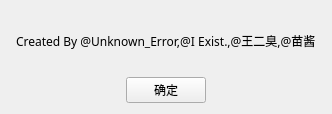
<?xml version="1.0" encoding="UTF-8"?>
<ui version="4.0">
 <class>FtpAbout</class>
 <widget class="QWidget" name="FtpAbout">
  <property name="geometry">
   <rect>
    <x>0</x>
    <y>0</y>
    <width>332</width>
    <height>114</height>
   </rect>
  </property>
  <property name="font">
   <font>
    <family>微软雅黑</family>
   </font>
  </property>
  <property name="windowTitle">
   <string>关于</string>
  </property>
  <layout class="QVBoxLayout" name="verticalLayout_2">
   <item>
    <layout class="QVBoxLayout" name="verticalLayout">
     <item alignment="Qt::AlignHCenter">
      <widget class="QLabel" name="label">
       <property name="font">
        <font>
         <family>微软雅黑</family>
        </font>
       </property>
       <property name="text">
        <string>Created By @Unknown_Error,@I Exist.,@王二臭,@苗酱</string>
       </property>
      </widget>
     </item>
     <item>
      <layout class="QHBoxLayout" name="horizontalLayout">
       <item>
        <spacer name="horizontalSpacer">
         <property name="orientation">
          <enum>Qt::Horizontal</enum>
         </property>
         <property name="sizeHint" stdset="0">
          <size>
           <width>40</width>
           <height>20</height>
          </size>
         </property>
        </spacer>
       </item>
       <item>
        <widget class="QPushButton" name="confirm">
         <property name="font">
          <font>
           <family>微软雅黑</family>
          </font>
         </property>
         <property name="text">
          <string>确定</string>
         </property>
        </widget>
       </item>
       <item>
        <spacer name="horizontalSpacer_2">
         <property name="orientation">
          <enum>Qt::Horizontal</enum>
         </property>
         <property name="sizeHint" stdset="0">
          <size>
           <width>40</width>
           <height>20</height>
          </size>
         </property>
        </spacer>
       </item>
      </layout>
     </item>
    </layout>
   </item>
  </layout>
 </widget>
 <resources/>
 <connections/>
</ui>
